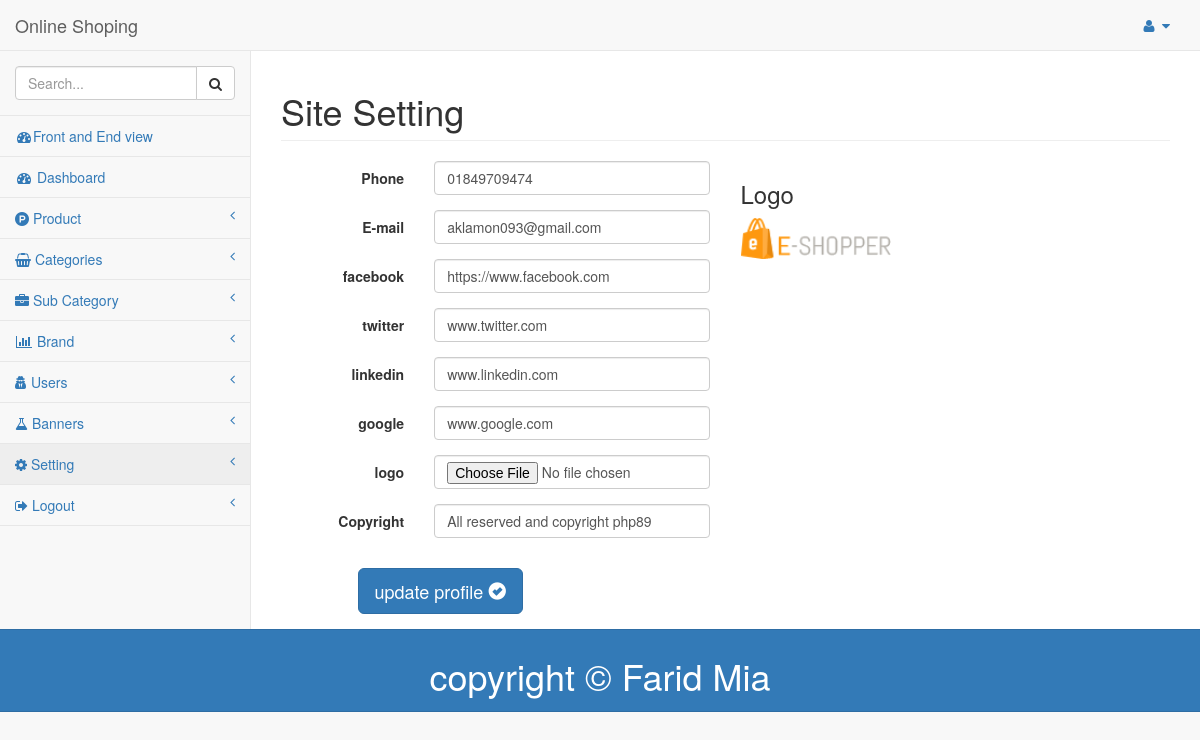
Screenshot of /admin/setting.php (signed in) with the database file from the repository.
### tables this page shows
CREATE TABLE `setting` (
  `s_id` int(11) NOT NULL,
  `phone` varchar(100) NOT NULL,
  `email` varchar(100) NOT NULL,
  `facebook` varchar(100) NOT NULL,
  `twitter` varchar(100) NOT NULL,
  `linkedin` varchar(100) NOT NULL,
  `google` varchar(100) NOT NULL,
  `logo` varchar(15) NOT NULL,
  `copyright` varchar(100) NOT NULL
);

### admin/classes/database.php (called while the page is built, shortened)
<?php
	class database{
		public $connection;
		public function connection(){
			$this->connection = mysqli_connect(DB_HOST,DB_USER,DB_PASS,DB_NAME);
		}
		public function getData($table,$whichcolumn = array(),$columnname = null,$compare = null,$columnvalue = null){
			if(is_array($whichcolumn)){
				$whichcolumn = implode(",",$whichcolumn);
			}
			if(empty($columnname) && empty($columnvalue)){
				$query = "SELECT $whichcolumn FROM $table";
			}
			elseif (!empty($columnname) && !empty($columnvalue)) {
				$sql ="SELECT $whichcolumn FROM $table WHERE $columnname $compare $columnvalue";
				$query = $sql;
			}
			$query = mysqli_query($this->connection,$query);
			if($query)
				return $query;
			else
				return false;
		}
	}
?>

### admin/setting.php (the view, shortened to what this page needs)
<?php
  require_once('includes/header.php');
?>
    <div id="wrapper">
        <?php require_once('includes/top-nav.php'); ?>
        <div id="page-wrapper">
            <div class="row">
                <div class="col-lg-12">
                    <h1 class="page-header">Site Setting</h1>
                    <?php
                              $database    = new Database();
                              $data        = array('phone','email','facebook','twitter','linkedin','google','logo','copyright');
                              $query       = $database->getData("setting",$data);
                              $row         = mysqli_fetch_array($query);
                              $phone       = $row['phone'];
                              $email       = $row['email'];
                              $facebook    = $row['facebook'];
                              $twitter     = $row['twitter'];
                              $linkedin    = $row['linkedin'];
                              $google      = $row['google'];
                              $logo        = $row['logo'];
                              $copyright   = $row['copyright'];
                      ?>
                </div>
            </div>
            <div class="row">
                <div class="col-lg-6 col-md-6">
                    <form class="form-horizontal" action="#" method="POST" id="update" enctype="multipart/form-data">
                          <div class="form-group">
                            <label for="Phone" class="col-sm-4 control-label">Phone</label>
                            <div class="col-sm-8">
                              <input type="text" class="form-control" id="Phone" name='phone' value="<?php echo $phone;?>"/>
                            </div>
                          </div>
                          <div class="form-group">
                            <label for="email" class="col-sm-4 control-label">E-mail</label>
                            <div class="col-sm-8">
                              <input type="text" class="form-control" id="email" name='email' value="<?php echo $email;?>"/>
                            </div>
                          </div>
                          <div class="form-group">
                            <label for="facebook" class="col-sm-4 control-label">facebook</label>
                            <div class="col-sm-8">
                              <input type="text" class="form-control" id="facebook" name='facebook' value="<?php echo $facebook;?>"/>
                            </div>
                          </div>
                          <div class="form-group">
                            <label for="twitter" class="col-sm-4 control-label">twitter</label>
                            <div class="col-sm-8">
                              <input type="text" class="form-control" id="twitter" name='twitter' value="<?php echo $twitter;?>"/>
                            </div>
                          </div>
                          <div class="form-group">
                            <label for="linkedin" class="col-sm-4 control-label">linkedin</label>
                            <div class="col-sm-8">
                              <input type="text" class="form-control" id="linkedin" name='linkedin' value="<?php echo $linkedin;?>"/>
                            </div>
                          </div>
                          <div class="form-group">
                            <label for="fullname" class="col-sm-4 control-label">google</label>
                            <div class="col-sm-8">
                              <input type="text" class="form-control" id="google" name='google' value="<?php echo $google;?>"/>
                            </div>
                          </div>
                          <div class="form-group">
                            <label for="logo" class="col-sm-4 control-label">logo</label>
                            <div class="col-sm-8">
                              <input type="file" class="form-control" name='logo'/>
                            </div>
                          </div>
                          <div class="form-group">
                            <label for="copyright" class="col-sm-4 control-label">Copyright</label>
                            <div class="col-sm-8">
                              <input type="text" class="form-control" id="copyright" name='copyright' value="<?php echo $copyright;?>"/>
                            </div>
                          </div>
                          <div class="form-group">
                              <div class="col-sm-offset-2 col-sm-10">
                                    <button type="submit" name="submit" value='submit' class="btn btn-primary btn-lg">update profile <span class="glyphicon glyphicon-ok-sign"></span></button>
                             </div>
                        </div>
                    </form>
                </div>
                <div class="col-lg-6 col-md-6">
                    <h3>Logo</h3>
                    <img src="images/logo/<?php echo $logo; ?>"" width='150px' height='150' class='img-responsive'>
                </div>
            </div>
        </div>
    </div>
    <?php
        require_once('includes/footer.php');
    ?>

### rows the page displays
setting: phone "01849709474", email "aklamon093@gmail.com", facebook "https://www.facebook.com", twitter "www.twitter.com", linkedin "www.linkedin.com", google "www.google.com", copyright "All reserved and copyright php89", logo (picture)
